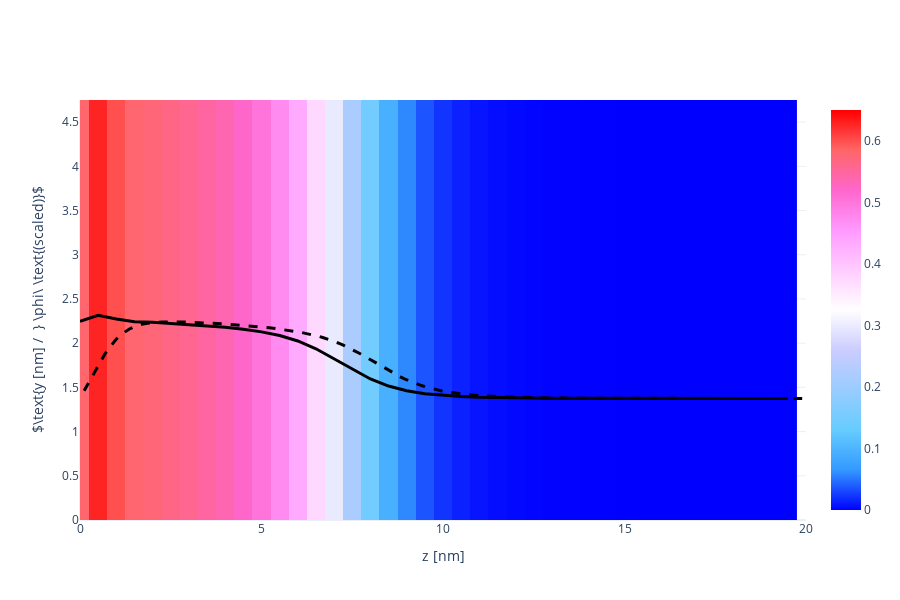

Source (notebook cell):
### Code cell
X, Y, Z = np.array(phAr.iloc[:,0]), np.array(phAr.iloc[:,1]), np.array(phAr.iloc[:,2])
vol = np.array(phAr.iloc[:,3])

Lz_max = 20
vol = vol[Z < Lz_max]
X = X[Z < Lz_max]
Y = Y[Z < Lz_max]
Z = Z[Z < Lz_max]

Nz_new = int(len(Z)/Nx/Ny)
x = [X[i*Ny*Nz_new] for i in range(Nx)]
y = [Y[j*Nz_new]    for j in range(Ny)]
z = [Z[k]           for k in range(Nz_new)]

xslice = 10
islice = int(xslice*(x[1]-x[0]))
vol = np.array([vol[(islice*Ny+j)*Nz_new+k] for j in range(Ny) for k in range(Nz_new)]).reshape(Ny, Nz_new)

import plotly.graph_objects as go
heatmap = go.Heatmap(
            x=z, y=y, z=vol,
            zmin = 0.0, zmax = 0.65,
            colorscale= 'Picnic'
          )
scatter = go.Scatter(
            x = z,
            y = 1.5*vol[int(Ny/2), :] + max(y)/2-1,
            line = dict(color='black', width=3)
          )

fname = GIT+'ph_a000x075_1D.dat'
df = pd.read_csv(fname, sep="\s+", skiprows=0)
a000x075_1d = pd.DataFrame([df.iloc[:,0], df.iloc[:,1]], index=['z', 'pha']).T

reference = go.Scatter(
                x = a000x075_1d.z,
                y = 1.5*a000x075_1d.pha + max(y)/2-1,
                line = dict(color='black', width=3, dash='dash')
            )

layout = go.Layout( xaxis_range = [0, Lz_max], yaxis_range = [0, y[-1]],
                    yaxis_title = r'$\text{y [nm] /  } \phi\ \text{(scaled)}$', xaxis_title = 'z [nm]',
                    scene_xaxis_showticklabels=True,
                    scene_yaxis_showticklabels=True,
                    scene_zaxis_showticklabels=True,
                    showlegend = False,
                    template='plotly_white', width=900, height=600)
fig = go.Figure(data = [heatmap, scatter, reference], layout = layout)
fig.show()

### Figure 1 — Plotly figure (JSON) as saved in the notebook; plotly's stock layout.template omitted (floating-point values rounded to 4 significant figures; data arrays with more than 128 entries replaced by an {"elided": "..."} marker saying what was removed)
{"data": [{"colorscale": [[0, "rgb(0,0,255)"], [0.1, "rgb(51,153,255)"], [0.2, "rgb(102,204,255)"], [0.3, "rgb(153,204,255)"], [0.4, "rgb(204,204,255)"], [0.5, "rgb(255,255,255)"], [0.6, "rgb(255,204,255)"], [0.7, "rgb(255,153,255)"], [0.8, "rgb(255,102,204)"], [0.9, "rgb(255,102,102)"], [1, "rgb(255,0,0)"]], "type": "heatmap", "x": [0, 0.5, 1, 1.5, 2, 2.5, 3, 3.5, 4, 4.5, 5, 5.5, 6, 6.5, 7, 7.5, 8, 8.5, 9, 9.5, 10, 10.5, 11, 11.5, 12, 12.5, 13, 13.5, 14, 14.5, 15, 15.5, 16, 16.5, 17, 17.5, 18, 18.5, 19, 19.5], "y": [0, 0.25, 0.5, 0.75, 1, 1.25, 1.5, 1.75, 2, 2.25, 2.5, 2.75, 3, 3.25, 3.5, 3.75, 4, 4.25, 4.5, 4.75], "z": {"elided": "20x40 float values"}, "zmax": 0.65, "zmin": 0}, {"line": {"color": "black", "width": 3}, "type": "scatter", "x": [0, 0.5, 1, 1.5, 2, 2.5, 3, 3.5, 4, 4.5, 5, 5.5, 6, 6.5, 7, 7.5, 8, 8.5, 9, 9.5, 10, 10.5, 11, 11.5, 12, 12.5, 13, 13.5, 14, 14.5, 15, 15.5, 16, 16.5, 17, 17.5, 18, 18.5, 19, 19.5], "y": [2.246, 2.316, 2.274, 2.243, 2.235, 2.223, 2.212, 2.197, 2.18, 2.157, 2.128, 2.086, 2.025, 1.936, 1.823, 1.701, 1.595, 1.515, 1.462, 1.429, 1.408, 1.396, 1.388, 1.383, 1.38, 1.378, 1.377, 1.376, 1.376, 1.375, 1.375, 1.375, 1.375, 1.375, 1.375, 1.375, 1.375, 1.375, 1.375, 1.375]}, {"line": {"color": "black", "dash": "dash", "width": 3}, "type": "scatter", "x": {"elided": "440 float values"}, "y": {"elided": "440 float values"}}], "layout": {"height": 600, "scene": {"xaxis": {"showticklabels": true}, "yaxis": {"showticklabels": true}, "zaxis": {"showticklabels": true}}, "showlegend": false, "width": 900, "xaxis": {"range": [0, 20], "title": {"text": "z [nm]"}, "type": "linear"}, "yaxis": {"range": [0, 4.75], "title": {"text": "$\\text{y [nm] /  } \\phi\\ \\text{(scaled)}$"}, "type": "linear"}}}
